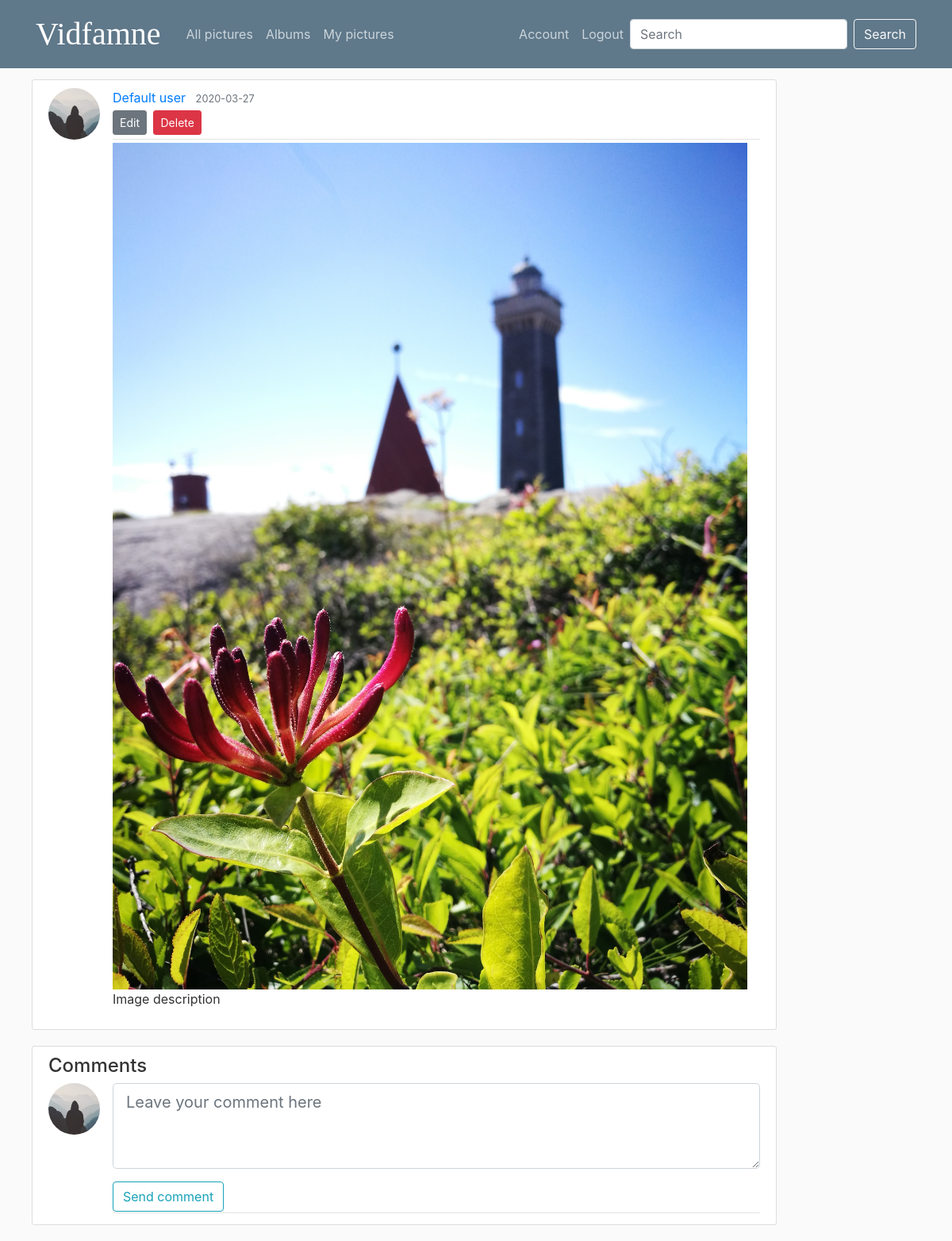
Page /picture/16 (signed in) on the earlier database version.
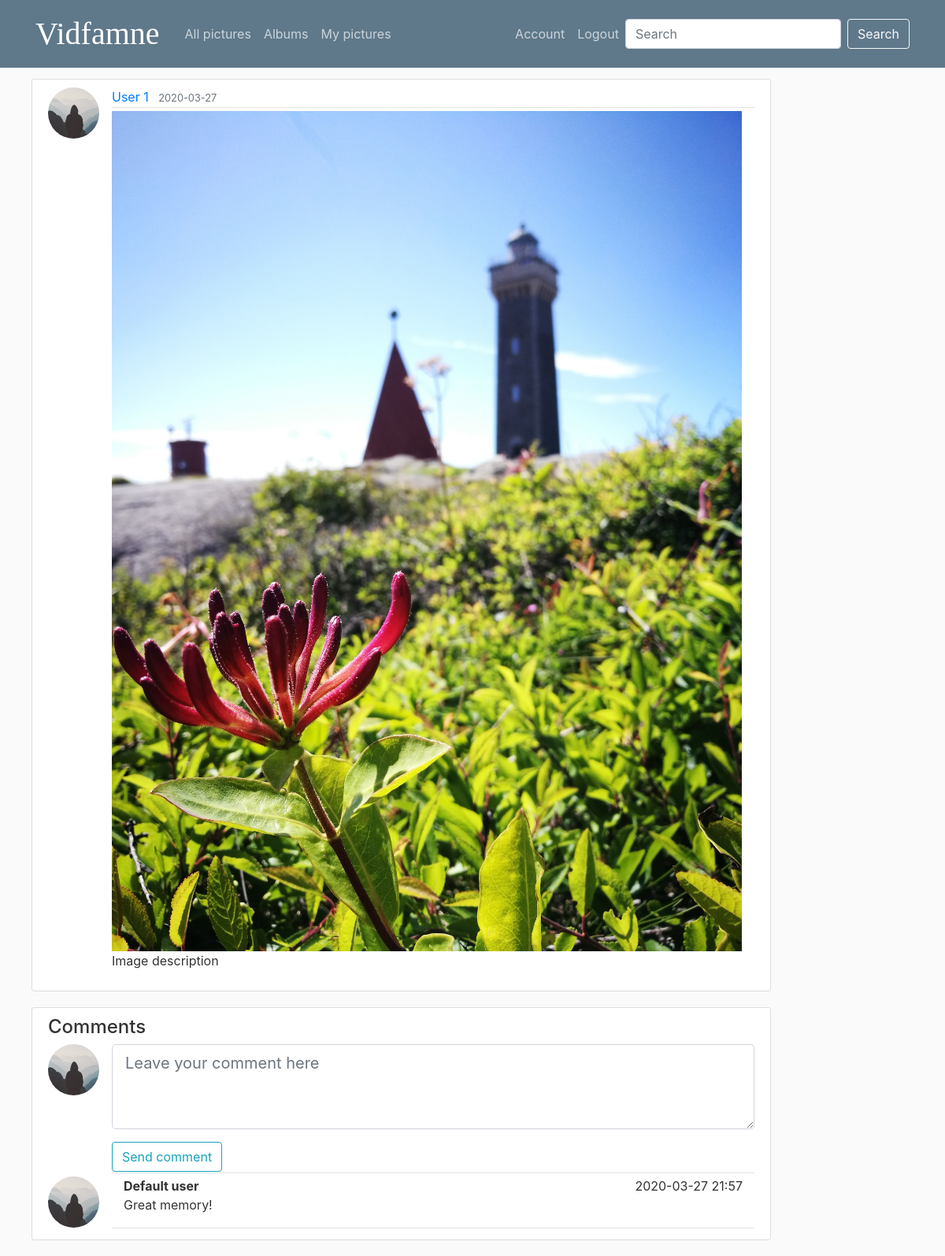
Same page on the later database version.
### flaskblog/models.py (models this page shows, shortened)
@dataclass
class User(db.Model, UserMixin):
    id: int
    username: str
    id = db.Column(db.Integer, primary_key=True)
    username = db.Column(db.String(20), unique=True, nullable=False)
    email = db.Column(db.String(120), unique=True, nullable=False)
    profile_pic = db.Column(db.String(20), nullable=False, default='default.jpg')
    password = db.Column(db.String(60), nullable=False)
    pictures = db.relationship('Picture', backref='author', lazy=True)

@dataclass # using dataclass you don't need to have the serialize function
class Picture(db.Model):
    id: int
    image_file: str
    date_taken: datetime
    description: str
    place_taken: str
    user: User
    folder: Folder
    id = db.Column(db.Integer, primary_key=True)
    image_file = db.Column(db.String(20), nullable=False)
    date_taken = db.Column(db.DateTime, nullable=False, default=None) #, default=datetime.utcnow)  # Where to get the info?
    description = db.Column(db.Text)
    place_taken = db.Column(db.Text)
    user_id = db.Column(db.Integer, db.ForeignKey('user.id'), nullable=False)
    user = relationship(User)
    folder_id = db.Column(db.Integer, db.ForeignKey('folder.id'), nullable=False)
    folder = relationship(Folder)

@dataclass
class Comment(db.Model):
    id: int
    content: str
    user: User
    id = db.Column(db.Integer, primary_key=True)
    content = db.Column(db.Text, nullable=False)
    date_posted = db.Column(db.DateTime, nullable=False, default=datetime.utcnow)
    user_id = db.Column(db.Integer, db.ForeignKey('user.id'), nullable=False)
    user = relationship(User)
    picture_id = db.Column(db.Integer, db.ForeignKey('picture.id'), nullable=False)
    picture = relationship(Picture)

### flaskblog/routes.py (the view, shortened to what this page needs)
@app.route("/picture/<int:picture_id>", methods=['GET', 'POST'])
@login_required
def picture(picture_id):         # , folder_id)???
    picture = Picture.query.get_or_404(picture_id)
    form = CommentForm()
    comments = Comment.query.filter_by(picture_id=picture_id).order_by(Comment.date_posted.desc()).all()
    return render_template('picture.html', title=f'picture-{picture.image_file}', picture=picture, form=form, comments=comments)

### flaskblog/forms.py
class CommentForm(FlaskForm):
    content = TextAreaField('Content', validators=[DataRequired()])
    submit = SubmitField('Send comment')

### flaskblog/__init__.py (called while the page is built, shortened)
def _fk_pragma_on_connect(dbapi_con, con_record):
    dbapi_con.execute('pragma foreign_keys=ON')

@app.before_request
def before():
    if not request.remote_addr.startswith('127.0.0') and not request.remote_addr.startswith('129.16.'):
        print('DENIED:', request.remote_addr, request.headers)
        abort(403) # forbidden

### flaskblog/models.py (called while the page is built)
@login_manager.user_loader
def load_user(user_id):
    return User.query.get(int(user_id))

### flaskblog/templates/picture.html (shortened to what this page needs)
{% extends "layout.html" %}
{% block content %}
  <article class="media content-section">
    <img class="rounded-circle article-img" src="{{ url_for('static', filename='profile_pics/' + picture.author.profile_pic) }}">
    <div class="media-body">
<div class="article-metadata">
        <a class="mr-2" href="#">{{ picture.author.username }}</a>
        <small class="text-muted">{{ picture.date_taken.strftime('%Y-%m-%d') }}</small>
        {% if picture.author == current_user %}
          <div>
            <a class="btn btn-secondary btn-sm mt-1 mb-1" href="{{ url_for('update_picture', picture_id=picture.id) }}">Edit</a>
            <button type="button" class="btn btn-danger btn-sm m-1" data-toggle="modal" data-target="#deleteModal">Delete</button>
          </div>
        {% endif %}
      </div>
      <div class="article-img-1">
        <img src="{{ url_for('static', filename=('trip_' ~ picture.folder_id ~ '/' ~ picture.image_file)) }}">
      </div>
      {% if picture.description %}
        <p class="article-content">{{ picture.description }}</p>
      {% endif  %}
    </div>
  </article>
  <div class="content-section">
    <h4>Comments</h4>
    {% if current_user.is_authenticated %}
    <div class="media">
      <img class="rounded-circle article-img" src="{{ url_for('static', filename='profile_pics/' + picture.author.profile_pic) }}">
      <div class="media-body">
        <form method="POST" action="">
          <div class="article-metadata">
            <div class="form-group">
                  {% if form.content.errors %}
                      {{ form.content(class="form-control form-control-lg is-invalid", rows="3", placeholder="Leave your comment here") }}
                      <div class="invalid-feedback">
                          {% for error in form.content.errors %}
                              <span>{{ error }}</span>
                          {% endfor %}
                      </div>
                  {% else %}
                      {{ form.content(class="form-control form-control-lg", rows="3", placeholder="Leave your comment here") }}
                  {% endif %}
              </div>
            {{ form.submit(class="btn btn-outline-info") }}
          </div>
        </form>
      </div>
    </div>
    {% else %}
    <div class="container">
      <div class="row">
        <div class="col-12"><p class="text-center"><b>You need to be logged in to be able to comment.</b></p></div>
      </div>
    </div>
    {% endif %}
    {% for comment in comments %}
      <div class="media">
        <img class="rounded-circle article-img" src="{{ url_for('static', filename='profile_pics/' + picture.author.profile_pic) }}">
        <div class="media-body">
          <div class="article-metadata">
            <div class="container">
              <div class="row">
                <div class="col-6"><b>{{ comment.user.username }}</b></div>
                <div class="col-6" style="text-align: right">{{ comment.date_posted.strftime('%Y-%m-%d %H:%M') }}</div>
              </div>
              <div class="row">
                <div class="col-sm"><p class="text-justify">{{ comment.content }}</p></div>
              </div>
            </div>
          </div>
        </div>
      </div>
    {% endfor %}
  </div>
{% endblock content %}

### flaskblog/templates/layout.html (shortened to what this page needs)
<!DOCTYPE html>
<html>
<head>
    <link href="https://db.onlinewebfonts.com/c/99d504622af69baa79ef84fad6985031?family=Viner+Hand+ITC" rel="stylesheet" type="text/css"/>
    <link rel="stylesheet" href="https://maxcdn.bootstrapcdn.com/bootstrap/4.0.0/css/bootstrap.min.css">
    <link rel="stylesheet" type="text/css" href="{{ url_for('static', filename='main.css') }}">
</head>
<body>
    <header class="site-header">
      <nav class="navbar navbar-expand-md navbar-dark bg-steel fixed-top">
        <div class="container">
          <a class="navbar-brand mr-4" href="/"><hh1w>Vidfamne</hh1w></a>
          <div class="collapse navbar-collapse" id="navbarToggle">
                <div class="navbar-nav mr-auto">
                  {% if current_user.is_authenticated %}
                      <a class="nav-item nav-link" href="{{ url_for('all_pictures') }}">All pictures</a>
                      <a class="nav-item nav-link" href="{{ url_for('folders') }}">Albums</a>
                      <a class="nav-item nav-link" href="{{ url_for('my_pictures') }}">My pictures</a>
                  {% endif %}
                </div>
                <div class="navbar-nav">
                  {% if current_user.is_authenticated %}
                    <a class="nav-item nav-link" href="{{ url_for('account') }}">Account</a>
                    <a class="nav-item nav-link" href="#" data-toggle="modal" data-target="#logoutModal">Logout</a>
                    <form class="form-inline my-2 my-lg-0" action="/" method="GET">
                      <input name= "key" class="form-control mr-sm-2" type="search" placeholder="Search" value= "{{searchword}}" aria-label="Search">
                      <button class="btn btn-outline-light my-2 my-sm-0 " type="submit">Search</button>
                    </form>
                  {% else %}
                    <a class="nav-item nav-link" href="{{ url_for('login') }}">Login</a>
                    <a class="nav-item nav-link" href="{{ url_for('register') }}">Register</a>
                  {% endif %}
            </div>
          </div>
        </div>
      </nav>
    </header>
    <main role="main" class="container">
      <div class="row">
        <div class="main">
          {% block content %}{% endblock %}
        </div>
      </div>
    </main>
</body>
</html>

### flaskblog/static/main.css (style rules this page uses)
body { background: #fafafa; color: #333333; margin-top: 100px; }
hh1w { color: white; font-size: 40px; font-family: "Viner Hand ITC" }
.bg-steel { background-color: #5f788a; }
.site-header .navbar-nav .nav-link { color: #cbd5db; }
.main { margin-right: 80px; padding: 0px 10px; }
.content-section { background: #ffffff; padding: 10px 20px; border: 1px solid #dddddd; border-radius: 3px; margin-bottom: 20px; width: auto; }
.article-content { white-space: pre-line; }
.article-img { height: 65px; width: 65px; margin-right: 16px; }
.article-img-1 { max-width: 800px; margin-right: 16px; shrink-to-fit: yes; }
.article-img-1 img { max-width: 800px; margin-right: 16px; shrink-to-fit: yes; }
.article-metadata { padding-bottom: 1px; margin-bottom: 4px; border-bottom: 1px solid #e3e3e3 }

Differences in the rows shown:
no longer on this page (row edited): User: profile_pic (placeholder picture), author.username "Default user"
now on this page (row edited): User: profile_pic (placeholder picture), author.username "User 1"
added Comment: profile_pic (placeholder picture), user.username "Default user", date_posted "2020-03-27 21:57", content "Great memory!"
Other differences:
text no longer shown: "Edit Delete"
